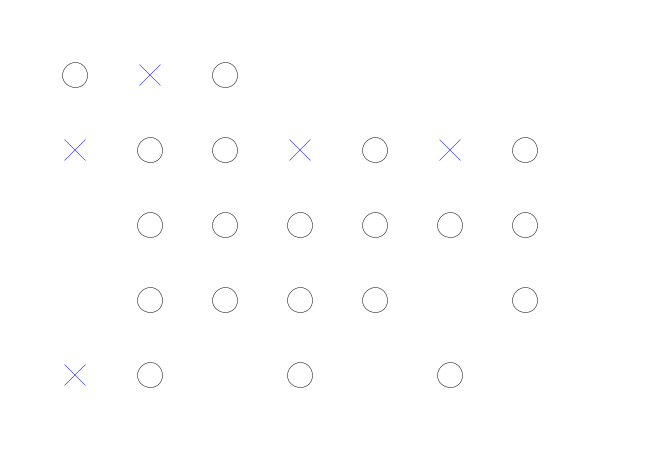
Frame 1 (no input)
Frame 60 (the mouse pressed at the canvas centre just before this capture): identical to frame 1, image omitted
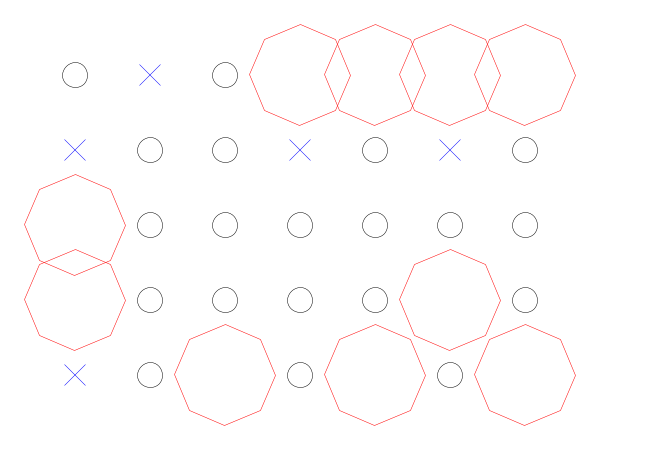
Frame 120 (the mouse held since frame 60 and released just before this capture)

The Processing sketch that drew these frames (run headless with seeded random() and noise(); from frame 60 on, the mouse is pressed at the canvas centre):

// Processing sketch: h_Functions_02
// ── h_Functions_02.pde
/* 
 --------------------------
 ** PLEASE READ INFO TAB **
 --------------------------
 
 */

/////////////////////////// GLOBALS ////////////////////////////

int circleDiameter;
int xInterval, yInterval;
float thickness;
int seed;
float lineLength; 

/////////////////////////// SETUP ////////////////////////////

void setup() {
  size(650, 450);
  background(255);
  smooth();
  noFill();
  strokeCap( SQUARE );
  circleDiameter = 25;
  xInterval = 75;
  yInterval = 75;
  thickness = 0.5;
  seed = (int)random(10000);
  lineLength = 10.5;  
}

/////////////////////////// DRAW ////////////////////////////
void draw() {
  background(255);
  randomSeed(seed);


  for (int y = 75; y < height-50; y += yInterval) {       
    for (int x = 75; x < width-50; x += xInterval) {        
      strokeWeight( abs(thickness) );
      // generate a random number between 0 & 6
      int dice = (int)random(0, 7);

      if (dice<=2) {
        stroke(0);
        ellipse( x, y, circleDiameter, circleDiameter);
      }
      if (dice==3) {
        stroke(0, 0, 255);
        cross( x, y);
      }
      if (dice>3) {
        stroke(255, 0, 0);
        
       // Added a new function that draws regular polygons
       // Here a two new interactions with the mouse :
       // mouseX changes the number of polygon sides
       // mouseY changes the size of the polygons
       
       int numPolySides = (int)map(mouseX, 0, width, 1, 16);
       float polySize = map(mouseY, 0, height, 1, 100);
       
        polygon(x, y, numPolySides, polySize);
      }
    }
  }
}

/////////////////////////// FUNCTIONS ////////////////////////////
// Any of these functions can be used and you can make your own too ;–)

// Function that draws a cross
void cross(int x, int y) {
  pushMatrix();
  translate(x, y);
  line(-lineLength, -lineLength, lineLength, lineLength);
  line(-lineLength, lineLength, lineLength, -lineLength);
  popMatrix();
}


// Function that draws a repetition of lines
void bands(int x, int y) {
  pushMatrix();
  translate(x, y-25);
  for (int i=0; i<25; i+=5) {
    line(i-lineLength, i+lineLength, i+lineLength, i+lineLength);
  }
  //line(-lineLength, lineLength, lineLength, -lineLength);
  popMatrix();
}


// Function that draws a regular polygon
void polygon(float x, float y, int numberOfSides, float sizes) {

  float radius = sizes;
  float angle = TWO_PI/numberOfSides;
  beginShape();
  pushMatrix();
  translate(x, y);
  for (int i = 0; i<numberOfSides; i++) {

    x = cos(angle*i)*radius;
    y = sin(angle*i)*radius;

    vertex(x, y);
  }
  endShape(CLOSE);
  popMatrix();
}


// ── INFO.pde
/*

/////////////////////////////////
DESSINES MOI DES BOUCLES FOR EVER
WORKSHOP FREE ART BUREAU 08.11.14
/////////////////////////////////

--------------------------
Sketch : g_Functions_01
--------------------------

This sketch demonstrates some possible
interactions that enable us to observe
and discover other visual effects :
( we've added some drawing functions )

- MOUSE movement changes polygon shape & size
- KEY 'r' regenerates a new random sequence
- KEYS '+' & '-' increase/decrease size of circles
- KEYS 'UP' & 'DOWN' increase/decrease y interval
- KEYS 'RIGHT' & 'LEFT' increase/decrease x interval   
- KEYS 'w' & 'x' increase/decrease contour thickness
- KEYS 'a' & 'z' increase/decrease length of lines of cross


Possibilities :

- Use other colours
- Make other drawing functions of your own
- Add further conditions based on random choices
- Use other media - images for example or vector shapes

************************
FREE ART BUREAU INFO
http://freeartbureau.org

******************************** END


*NB

----------------------------------------------
*/

// ── KEYS.pde
/*

NOTE : We can add new TABS and organise our code in a more readable manner
*/


// SOME KEY INTERACTIONS THAT ENABLE US TO CHANGE OUR VARIABLES
// AND THEREFORE CHANGE OUR VISUAL IN REAL TIME

void keyPressed() {
  
  if(key == 'r') {
   seed = (int)random(10000);
  }
  
  // Increase the size of our cirlces
  if (key == '+') {
    circleDiameter += 2;
  }
  
  // Decrease the size of our cirlces
  if (key == '-') {
    circleDiameter -= 2;
  }

  // Increase the y interval of our grid
  if (keyCode == UP) {
    yInterval += 2;
  }

  // Decrease the y interval of our grid
  if (keyCode == DOWN) {
    yInterval -= 2;
  }

  // Increase the x interval of our grid
  if (keyCode == RIGHT) {
    xInterval += 2;
  }
  
   // Decrease the x interval of our grid
  if (keyCode == LEFT) {
    xInterval -= 2;
  }
  
  // Increase the thickness
  if (key == 'w') {
    thickness += 0.5;
  }
  
   // Decrease the x thickness
  if (key == 'x') {
    thickness -= 0.5;
  }
  
   // Increase the line length
  if (key == 'a') {
    lineLength += 0.5;
  }
  
   // Decrease the line length
  if (key == 'z') {
    lineLength -= 0.5;
  }
}
